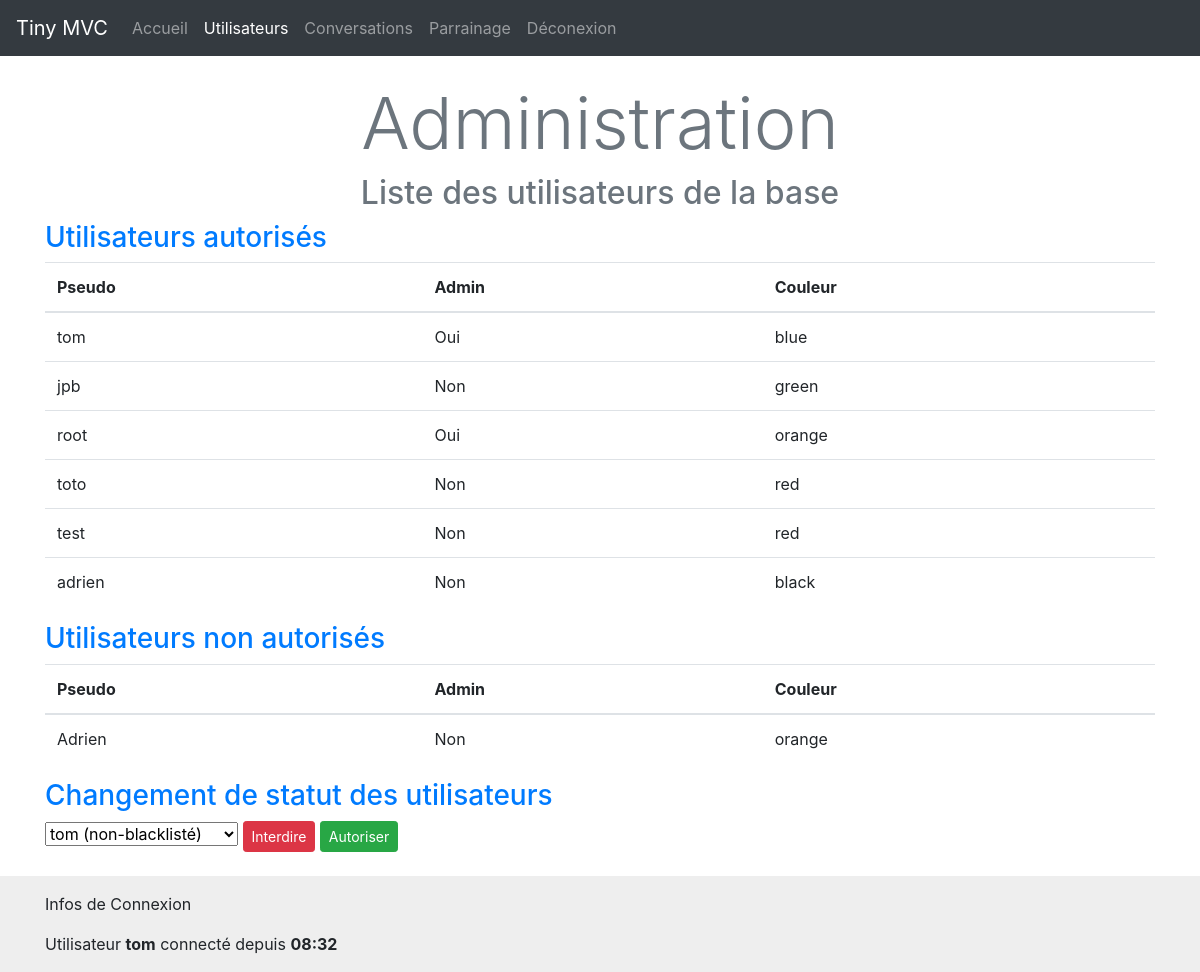
/index.php?view=users (signed in), run on the app's committed database.
### tables this page shows
CREATE TABLE `users` (
  `id` int(11) NOT NULL COMMENT 'clé primaire, identifiant numérique auto incrémenté',
  `pseudo` varchar(20) NOT NULL COMMENT 'pseudo',
  `passe` varchar(20) NOT NULL COMMENT 'mot de passe',
  `blacklist` tinyint(1) NOT NULL DEFAULT 0 COMMENT 'indique si l''utilisateur est en liste noire',
  `admin` tinyint(1) NOT NULL DEFAULT 0 COMMENT 'indique si l''utilisateur est un administrateur',
  `couleur` varchar(10) NOT NULL DEFAULT 'black' COMMENT 'indique la couleur préférée de l''utilisateur, en anglais'
);

### libs/maLibSQL.pdo.php (called while the page is built, shortened)
<?php
function SQLSelect($sql)
{
 	global $BDD_host;
	global $BDD_base;
 	global $BDD_user;
 	global $BDD_password;
	try {
		$dbh = new PDO("mysql:host=$BDD_host;dbname=$BDD_base", $BDD_user, $BDD_password);
	} catch (PDOException $e) {
		die("<font color=\"red\">SQLSelect: Erreur de connexion : " . $e->getMessage() . "</font>");
	}
	$dbh->exec("SET CHARACTER SET utf8");
	$res = $dbh->query($sql);
	$num = $res->rowCount();
	if ($num==0) return false;
	else return $res;
}
function parcoursRs($result)
{
	$result->setFetchMode(PDO::FETCH_ASSOC);
	while ($ligne = $result->fetch())
		$tab[]= $ligne;
	return $tab;
}
?>

### libs/modele.php (called while the page is built, shortened)
<?php
include_once('maLibSQL.pdo.php');
function listerUtilisateurs($classe = "both")
{
    $SQL = "select * from users";
    if ($classe == "bl") {
        $SQL .= " WHERE blacklist=1;";
    }
    if ($classe == "nbl") {
        $SQL .= " WHERE blacklist=0;";
    }
    return parcoursRs(SQLSelect($SQL));
}

### templates/users.php (the view, shortened to what this page needs)
<?php
include_once("libs/modele.php");
$title = "Administration";
?>
<h1 class="text-center display-3 text-secondary"><?= $title ?></h1>
<h2 class="text-center text-muted mt-2">Liste des utilisateurs de la base </h2>
<?php
$users = listerUtilisateurs("nbl");
?>
<h3 class="text-primary mt-2">Utilisateurs autorisés</h3>
<table class="table table-hover">
    <thead>
    <tr>
        <th scope="col">Pseudo</th>
        <th scope="col">Admin</th>
        <th scope="col">Couleur</th>
    </tr>
    </thead>
    <tbody>
    <?php foreach ($users as $user) { ?>
        <tr>
            <td><?= $user['pseudo'] ?></td>
            <td><?= $user['admin'] == 1 ? 'Oui' : 'Non' ?></td>
            <td class="bg_<?= $user['couleur'] ?>"><?= $user['couleur'] ?></td>
        </tr>
        <?php
    } ?>
    </tbody>
</table>
<?php
$users = listerUtilisateurs("bl");
?>
<h3 class="text-primary mt-2">Utilisateurs non autorisés</h3>
<table class="table table-hover">
    <thead>
    <tr>
        <th scope="col">Pseudo</th>
        <th scope="col">Admin</th>
        <th scope="col">Couleur</th>
    </tr>
    </thead>
    <tbody>
    <?php foreach ($users as $user) { ?>
        <tr>
            <td><?= $user['pseudo'] ?></td>
            <td><?= $user['admin'] == 1 ? 'Oui' : 'Non' ?></td>
            <td class="bg_<?= $user['couleur'] ?>"><?= $user['couleur'] ?></td>
        </tr>
        <?php
    } ?>
    </tbody>
</table>
<h3 class="text-primary mt-2">Changement de statut des utilisateurs</h3>
<form action="controleur.php">
    <select name="idUser">
        <?php
        $users = listerUtilisateurs();
        $idLastUser = valider('lastUserId');
        foreach ($users as $dataUser) {
            $dataUser["id"] == $idLastUser ? $isSelected = "selected" : $isSelected = "";
            echo "<option $isSelected value=\"$dataUser[id]\">\n";
            echo $dataUser["pseudo"]; ?>
            <?= $dataUser["blacklist"] == 1 ? '(backlisté)' : '(non-blacklisté)'; ?>
            <?php echo "\n</option>\n";
        }
        ?>
    </select>
    <button class="btn btn-sm btn-danger" type="submit" name="action" value="interdire">
        Interdire
    </button>
    <button class="btn btn-sm btn-success" type="submit" name="action" value="autoriser">
        Autoriser
    </button>
</form>
<?php $content = ob_get_clean();
require 'template.php';
?>

### data on the page
users: pseudo "tom", admin "Oui", couleur "blue"
users: pseudo "jpb", admin "Non", couleur "green"
users: pseudo "root", admin "Oui", couleur "orange"
users: pseudo "toto", admin "Non", couleur "red"
users: pseudo "test", admin "Non", couleur "red"
users: pseudo "adrien", admin "Non", couleur "black"
users: pseudo "Adrien", admin "Non", couleur "orange"

### other printed values
$title "Administration"
$_SESSION[pseudo] "tom"
$_SESSION[heureConnexion] "08:32"
form field idUser "tom (non-blacklisté)"
